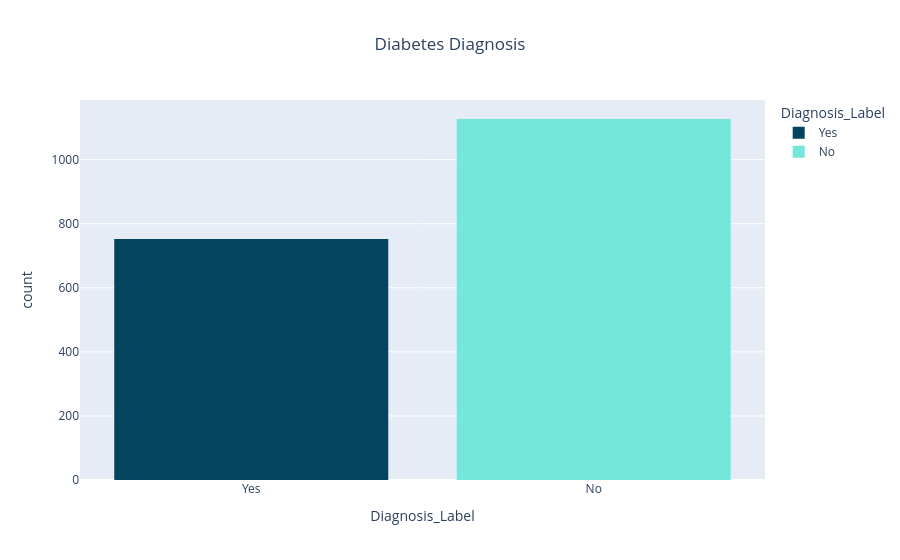

Source (notebook cell):
### Code cell
df['Diagnosis_Label'] = df['Diagnosis'].map({0: 'No', 1: 'Yes'})

fig = px.histogram(
    data_frame=df,
    x='Diagnosis_Label',
    color='Diagnosis_Label',
    color_discrete_sequence=['#05445E', '#75E6DA'],
    title='Diabetes Diagnosis'
)

fig.update_layout(title_x=0.5)
fig.write_image('plots/diabetes_diagnosis.png')
fig.show()

### Figure 1 — Plotly figure (JSON) as saved in the notebook; plotly's stock layout.template omitted (floating-point values rounded to 4 significant figures; data arrays with more than 128 entries replaced by an {"elided": "..."} marker saying what was removed)
{"data": [{"bingroup": "x", "hovertemplate": "Diagnosis_Label=%{x}<br>count=%{y}<extra></extra>", "legendgroup": "Yes", "marker": {"color": "#05445E", "pattern": {"shape": ""}}, "name": "Yes", "orientation": "v", "showlegend": true, "type": "histogram", "x": {"elided": "752 str values"}, "xaxis": "x", "yaxis": "y"}, {"bingroup": "x", "hovertemplate": "Diagnosis_Label=%{x}<br>count=%{y}<extra></extra>", "legendgroup": "No", "marker": {"color": "#75E6DA", "pattern": {"shape": ""}}, "name": "No", "orientation": "v", "showlegend": true, "type": "histogram", "x": {"elided": "1127 str values"}, "xaxis": "x", "yaxis": "y"}], "layout": {"barmode": "relative", "legend": {"title": {"text": "Diagnosis_Label"}, "tracegroupgap": 0}, "title": {"text": "Diabetes Diagnosis", "x": 0.5}, "xaxis": {"anchor": "y", "categoryarray": ["Yes", "No"], "categoryorder": "array", "domain": [0, 1], "title": {"text": "Diagnosis_Label"}}, "yaxis": {"anchor": "x", "domain": [0, 1], "title": {"text": "count"}}}}
